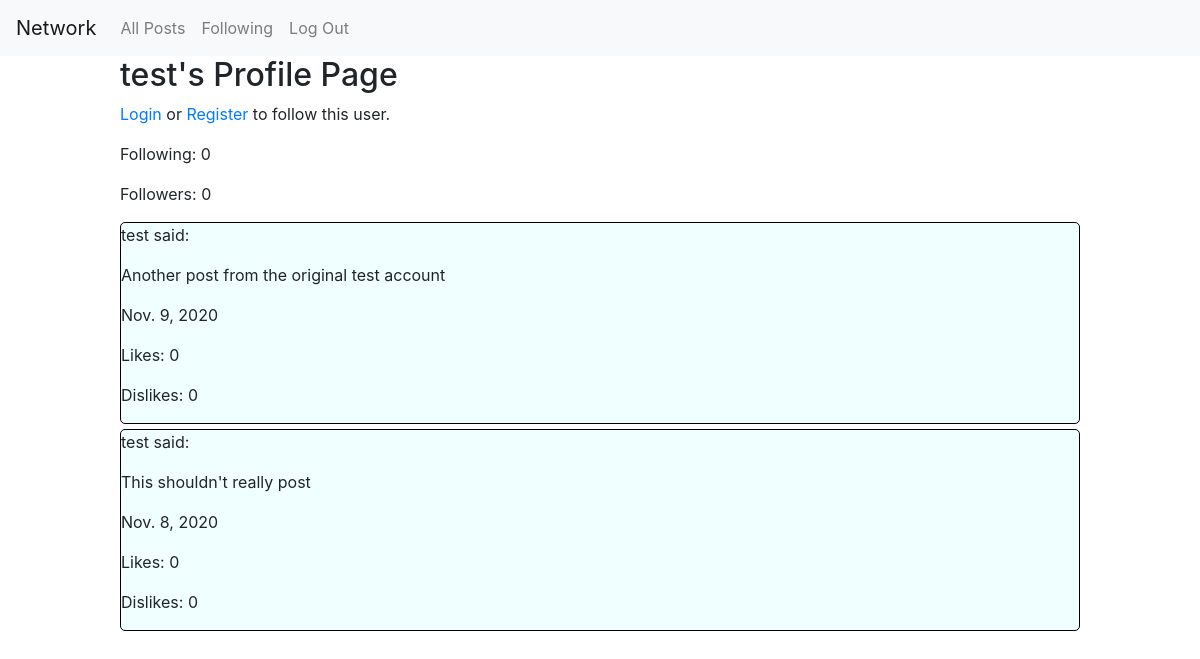
/user/2, run on an earlier commit of the app's database.
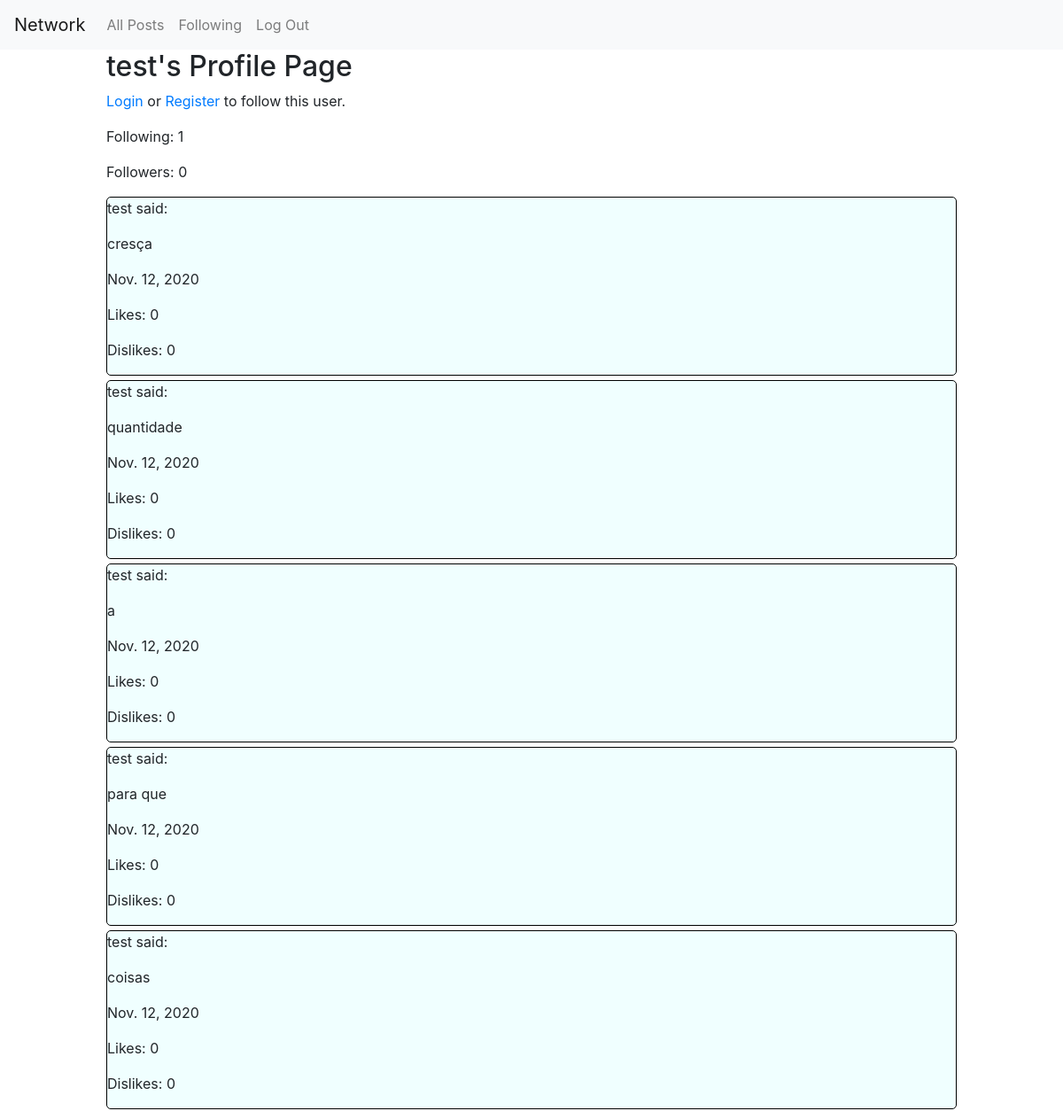
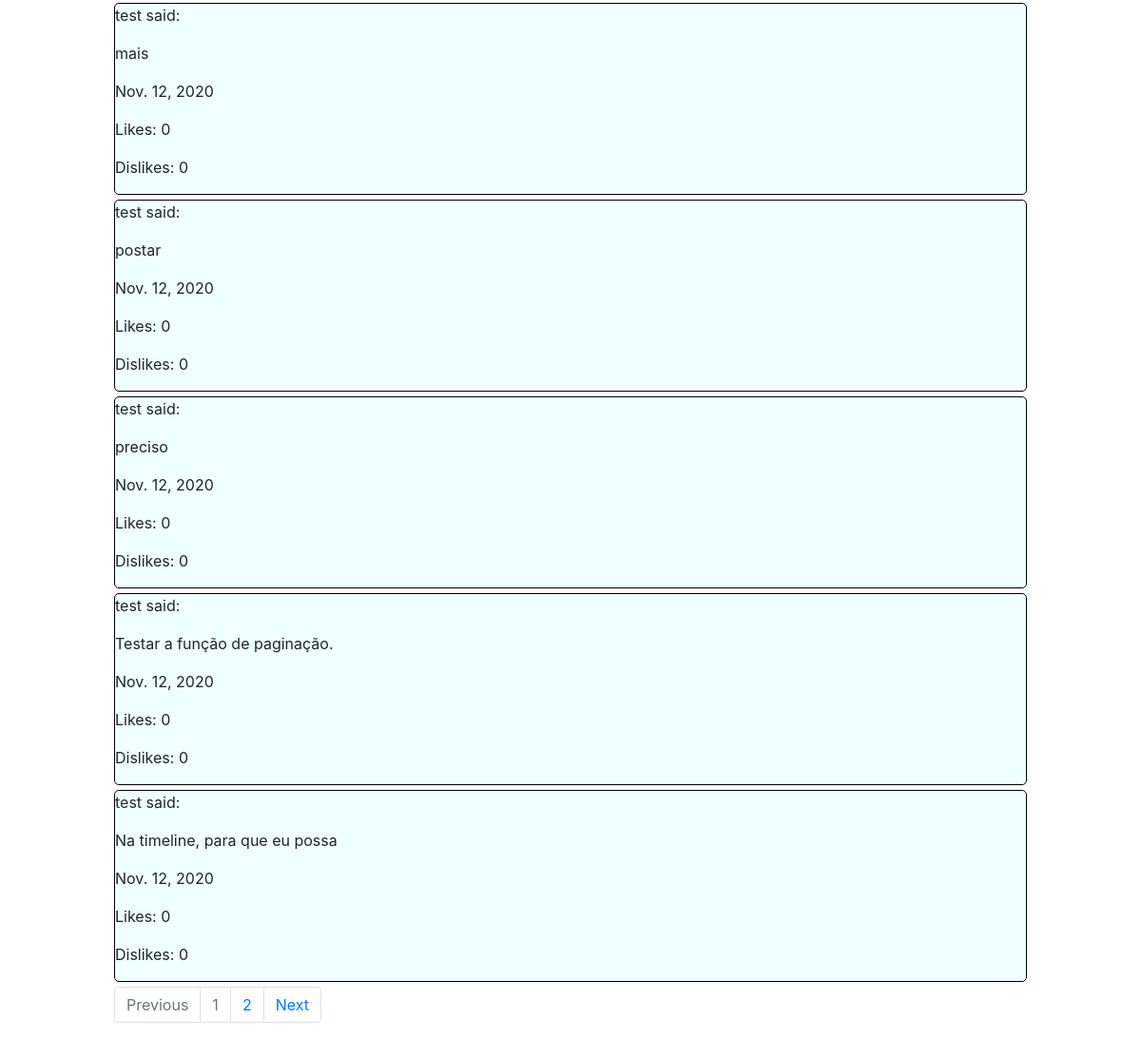
And on a later commit of the database (2 pictures, top to bottom).
### network/models.py (models this page shows, shortened)
class Follow(models.Model):
    user = models.OneToOneField(User, on_delete=models.CASCADE, null=False, blank=False, related_name="follow_status")
    followers = models.ManyToManyField(User, blank=True, related_name="follows")
    following = models.ManyToManyField(User, blank=True, related_name="followed")

class Post(models.Model):
    user = models.ForeignKey(User, on_delete=models.CASCADE, null=False, blank=False, related_name="user")
    post = models.TextField(max_length=240, null=False, blank=False)
    time = models.DateField(null=False, blank=False)
    likes = models.ManyToManyField(User, related_name="liked", blank=True)
    dislikes = models.ManyToManyField(User, related_name="disliked", blank=True)

class User(AbstractUser):
    pass

### network/views.py (the view, shortened to what this page needs)
# urls.py: path("user/<int:user_id>", views.profile, name="profile"),
def profile(request, user_id, page_number=""):
    user = User.objects.get(pk=user_id)
    objects = all_posts(user=user)
    posts = Paginator(objects, 10)
    if page_number:
        page = posts.page(int(page_number))
    else:
        page = posts.page(1)
    follow_data = Follow.objects.get(user=user)
    return render(request, "network/profile.html", {
        "posts": page,
        "user": user,
        "follow": follow_data,
    })

### network/views.py (called while the page is built)
def all_posts(user=""):
    if user:
        posts = Post.objects.filter(user=user)
    else:
        posts = Post.objects.all()
    posts = posts[::-1]
    return posts

### network/templates/network/profile.html (shortened to what this page needs)
{% extends "network/layout.html" %}
{% block body %}
    <div id="profile-info">
        <h2>{{ user.username }}'s Profile Page</h2>
        {% if request.user.is_authenticated and request.user != user %}
            {% if follow_status %}
            <button id="followStatusBtn" class="btn btn-danger" data-followStatus="{{ follow_status }}" data-userid="{{ user.id }}">Unfollow</button>
            {% else %}
            <button id="followStatusBtn" class="btn btn-primary" data-followStatus="{{ follow_status }}" data-userid="{{ user.id }}">Follow</button>
            {% endif %}
        {% elif not request.user.is_authenticated %}
            <p><a href="{% url 'login' %}">Login</a> or <a href="{% url 'register' %}">Register</a> to follow this user.</p>
        {% endif %}
        <p>Following: {{ follow.following.all | length }}</p>
        <p>Followers: <span id="followersCount">{{ follow.followers.all | length }}</span></p>
    </div>
    <div class="all-posts">
        {% for post in posts %}
            <div class="post" data-postid="{{ post.id }}">
                <p>{{ post.user }} said:</p>
                <p>{{ post.post }}</p>
                <p>{{ post.time }}</p>
                <p>Likes: <span class="likeCount">{{ post.likes.all | length }}</span></p>
                <p>Dislikes: <span class="dislikeCount">{{ post.dislikes.all | length }}</span></p>
            </div>
        {% empty %}
            <div>Nothing posted yet.</div>
        {% endfor %}
    </div>
    {% if posts.has_previous or posts.has_next %}
    <nav id="page-navigation">
        <ul class="pagination">
            {% if posts.has_previous %}
                {% if posts.previous_page_number == 1 %}
                    <li class="page-item"><a class="page-link" href="{% url 'profile' user.id %}">Previous</a></li>
                {% else %}
                    <li class="page-item"><a class="page-link" href="{% url 'profile' user.id posts.previous_page_number %}">Previous</a></li>
                {% endif %}
            {% else %}
                <li class="page-item disabled"><a class="page-link" href="#">Previous</a></li>
            {% endif %}
            {% if posts.number == 1 %}
                <li class="page-item disabled"><a class="page-link" href="{% url 'profile' user.id %}">{{ posts.number }}</a></li>
                {% else %}
                <li class="page-item disabled"><a class="page-link" href="{% url 'profile' user.id posts.number %}">{{ posts.number }}</a></li>
            {% endif %}
            {% if posts.has_next %}
                <li class="page-item"><a class="page-link" href="{% url 'profile' user.id posts.next_page_number %}">{{ posts.next_page_number}}</a></li>
                <li class="page-item"><a class="page-link" href="{% url 'profile' user.id posts.next_page_number %}">Next</a></li>
            {% else %}
                <li class="page-item disabled"><a class="page-link" href="#">Next</a></li>
            {% endif %}
        </ul>
      </nav>
      {% endif %}
{% endblock %}

What changed in the data, as far as the page shows it:
no longer on this page (row unchanged): Post: user "test", post "Another post from the original test account", time "Nov. 9, 2020", likes.all|length "0", dislikes.all|length "0"
no longer on this page (row unchanged): Post: user "test", post "This shouldn't really post", time "Nov. 8, 2020", likes.all|length "0", dislikes.all|length "0"
computed for Follow: following.all|length "0" → "1"
added Post: user "test", post "cresça", time "Nov. 12, 2020", likes.all|length "0", dislikes.all|length "0"
added Post: user "test", post "quantidade", time "Nov. 12, 2020", likes.all|length "0", dislikes.all|length "0"
added Post: user "test", post "a", time "Nov. 12, 2020", likes.all|length "0", dislikes.all|length "0"
added Post: user "test", post "para que", time "Nov. 12, 2020", likes.all|length "0", dislikes.all|length "0"
added Post: user "test", post "coisas", time "Nov. 12, 2020", likes.all|length "0", dislikes.all|length "0"
added Post: user "test", post "mais", time "Nov. 12, 2020", likes.all|length "0", dislikes.all|length "0"
added Post: user "test", post "postar", time "Nov. 12, 2020", likes.all|length "0", dislikes.all|length "0"
added Post: user "test", post "preciso", time "Nov. 12, 2020", likes.all|length "0", dislikes.all|length "0"
added Post: user "test", post "Testar a função de paginação.", time "Nov. 12, 2020", likes.all|length "0", dislikes.all|length "0"
added Post: user "test", post "Na timeline, para que eu possa", time "Nov. 12, 2020", likes.all|length "0", dislikes.all|length "0"
Also different on the page:
{{ posts.number }}: (not shown) → "1"
{{ posts.next_page_number }}: (not shown) → "2"
text now shown: "Previous Next"
